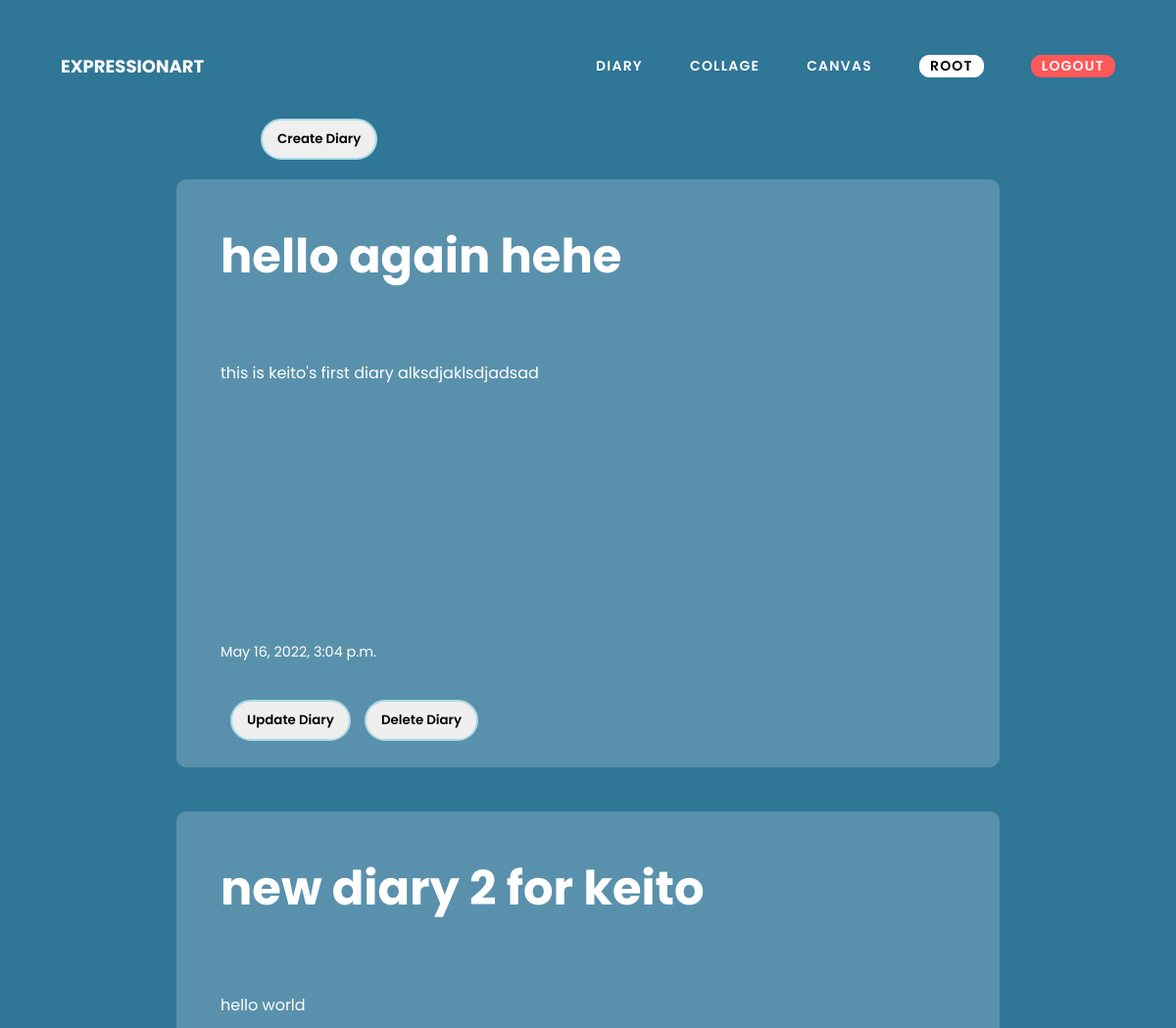
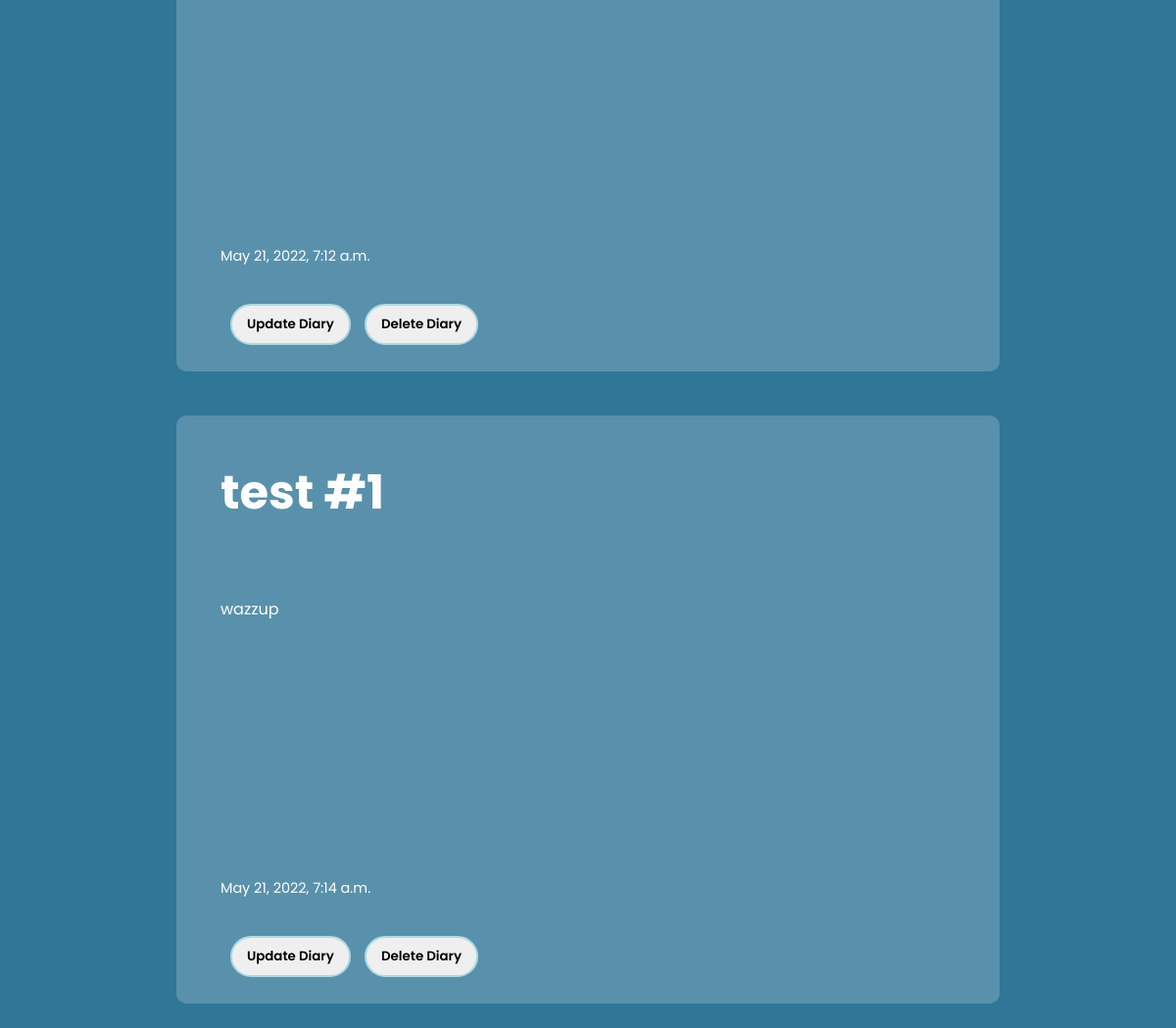
Page /diary/1/ (signed in) on the committed database (2 pictures, top to bottom).
### accounts/models.py (models this page shows, shortened)
class Diary(models.Model):
    user = models.ForeignKey(settings.AUTH_USER_MODEL, null=True, on_delete=models.SET_NULL)
    date_created = models.DateTimeField(auto_now_add=True, null=True)
    diary_name = models.CharField(max_length=200, unique=True, null=True)
    diary_description = models.CharField(max_length=32767, null=True)

### accounts/views.py (the view)
# urls.py: path('diary/<str:pk_test>/', views.diary, name="diarys"),
@login_required(login_url='login')
def diary(request, pk_test):
    user = User.objects.get(id=pk_test)
    diarys = Diary.objects.all()
    diarys = user.diary_set.all()
    context={'diarys':diarys, 'user':user,}
    return render(request, 'accounts/diary.html', context)

### accounts/templates/accounts/diary.html (shortened to what this page needs)
{% extends 'accounts/main.html' %}
{% load static %}
{% block content %}
<link rel="stylesheet" href="{% static 'main.css' %}">
<a class="btn_cd" href="{% url 'create_diarys' user.id %}"><button>Create Diary</button></a>
{% for diary in diarys %}
<div class="containerz">
    <h1>{{diary.diary_name}}</h1>
    <p class="diary-content">{{diary.diary_description}}</p>
    <span id='date-time'>{{diary.date_created}}</span>
    <p>
        <a class="btn_dd" href="{% url 'update_diarys' diary.id %}"><button>Update Diary</button></a>
        <a class="btn_dd" href="{% url 'delete_diarys' diary.id %}"><button>Delete Diary</button></a>
    </p>
</div>
{% endfor %}
{% endblock%}

### accounts/templates/accounts/navbar.html (shortened to what this page needs)
{% load static %}
<!DOCTYPE html>
    <head>
        <link rel="stylesheet" href="{% static 'navbar.css' %}">
    </head>
    <body>
        <div class="container">
            <nav>
                <div class="logo">
                    <a href="{% url 'home' %}">ExpressionArt</a>
                </div>
                <div class="nav-wrapper">
                    <ul>
                        <li><a href="{% url 'diarys' request.user.id %}" class="diary">Diary</a></li>
                        <li><a href="{% url 'collages' request.user.id %}" class="collage">Collage</a></li>
                        <li><a href="{% url 'canvass' request.user.id %}" class="canvas">Canvas</a></li>
                        <li><a href="{% url 'clients' request.user.id %}" class="user" class="user">{{request.user}}</a></li>
                        <li><a class="logout" href="{% url 'logout' %}" class="logout">Logout</a></li>
                    </ul>
                </div>
            </nav>
        </div>
    </body>
</html>

### static/navbar.css (style rules this page uses)
* { box-sizing: border-box; }
html { margin: 0; padding: 0; width: 100%; height: 100vh; }
body { margin: 0; padding: 0; width: 100%; height: 100vh; font-family: Poppins; font-weight: 400; background: url(background-img.jpg); background-position: center; background-size: cover; }
nav { padding: 8px; }
.logo { float: left; padding: 8px; margin-left: 16px; margin-top: 8px; }
.logo a { color: white; text-transform: uppercase; font-weight: 700; font-size: 18px; letter-spacing: 0px; text-decoration: none; }
nav ul { float: right; }
nav ul li { display: inline-block; float: left; }
nav ul li:not(:first-child) { margin-left: 48px; }
nav ul li:last-child { margin-right: 24px; }
nav ul li a { display: inline-block; outline: none; color: white; text-transform: uppercase; text-decoration: none; font-size: 14px; letter-spacing: 1.2px; font-weight: 600; }

### static/main.css (style rules this page uses)
:root { --bgclr: #307697; --lfont: #ADDAE2; --border-clr: #ADDAE2; }
* { box-sizing: border-box; font-family: 'Poppins', sans-serif; }
body { background: var(--bgclr); margin: 0; padding: 30px; }
.btn_cd button { padding: 9px 15px; margin-top: 50px; margin-left: 50px; border: 2px solid var(--border-clr); color: black; border-radius: 50px; cursor: pointer; font-family: 'Poppins', sans-serif; font-weight: 600; }
.btn_dd button { padding: 9px 15px; border: 2px solid var(--border-clr); border-radius: 50px; cursor: pointer; font-family: 'Poppins', sans-serif; font-weight: 600; margin-left: 10px; color: black; }
.containerz { position: relative; margin-left: 150px; margin-right: 150px; height: 600px; background: rgba(255, 255, 255, 0.2); margin-top: 20px; border-radius: 10px; display: grid; justify-content: center; align-items: center; color: white; }
.containerz h1 { font-size: 3rem; }
.containerz .diary-content { font-size: 1rem; overflow: auto; height: 250px; width: 750px; }
.containerz span { font-size: 0.9rem; }

### accounts/templates/accounts/navbar.html (style rules this page uses)
.logout { border: 1px solid rgb(255, 88, 88); border-radius: 10px; padding-left: 10px; padding-right: 10px; background-color: rgb(255, 88, 88); }
.user { border: 1px solid white; border-radius: 10px; padding-left: 10px; padding-right: 10px; background-color: white; color: black; }

### rows in the picture
Diary: diary_name "hello again hehe", diary_description "this is keito's first diary alksdjaklsdjadsad", date_created "May 16, 2022, 3:04 p.m."
Diary: diary_name "new diary 2 for keito", diary_description "hello world", date_created "May 21, 2022, 7:12 a.m."
Diary: diary_name "test #1", diary_description "wazzup", date_created "May 21, 2022, 7:14 a.m."

### other values in the picture
{{ request.user }} "ROOT"
